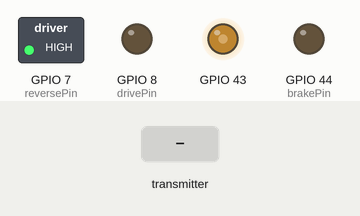
Bench run of a sketch on a simulated ESP32. On the bench: switched loads named in the sketch (green lamp = pin HIGH), output pins drawn as LEDs (lit = HIGH). Inputs (shaded band) come from the test bench.

Above: at 1.2 s.
1.3 s: the transmitter starts sending forwardSpeed = 1024
At 2.36 s:
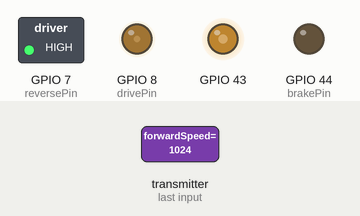
At 3.56 s:
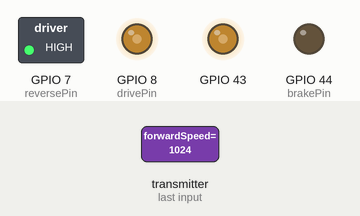
4.3 s: the transmitter starts sending forwardSpeed = 0
Timing chart, 0 to 7.3 s (numbered marks = the images above; inputs shaded):
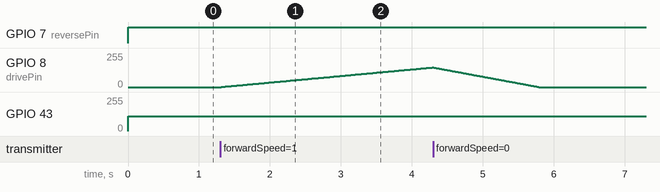

The sketch:

receiver_v3.1.ino
```cpp
#include <esp_now.h>
#include <esp_wifi.h>
#include <WiFi.h>

// #define brakePin 10
// #define reversePin 11
// #define drivePin 12
// #define steerServoPin 6
// #define speedPin 9
#define brakePin D7
#define reversePin D8
#define drivePin D9
#define steerServoPin D6
#define speedPin D10

typedef struct incoming_message {
  int16_t forwardSpeed;
  int8_t turn;
  int16_t remoteBatteryVoltage;
  bool set_zero_steer;
} incoming_message;

incoming_message incomingMessage;

int remoteLastRecvTime;

uint8_t espNowBroadcastAddress[] = { 0x84, 0xfc, 0xe6, 0x6b, 0x87, 0x08 };
esp_now_peer_info_t peerInfo;

// callback when data is sent from Master to Slave
void OnDataSent(const uint8_t *mac_addr, esp_now_send_status_t status) {
}


void espNowSetup() {
  WiFi.mode(WIFI_STA);
  esp_wifi_set_protocol(WIFI_IF_STA, WIFI_PROTOCOL_LR);

  //Init ESP-NOW
  if (esp_now_init() != ESP_OK) {
    Serial.println("Error initializing ESP-NOW");
    ESP.restart();
    return;
  }

  // Register peer
  memcpy(peerInfo.peer_addr, espNowBroadcastAddress, 6);
  peerInfo.channel = 0;
  peerInfo.encrypt = false;

  // Add peer
  if (esp_now_add_peer(&peerInfo) != ESP_OK) {
    Serial.println("Failed to add peer");
    ESP.restart();
    return;
  }

  esp_now_register_recv_cb(esp_now_recv_cb_t(OnDataRecv));
  esp_now_register_send_cb(esp_now_send_cb_t(OnDataSent));
}


void setup() {
  espNowSetup();
  remoteLastRecvTime = millis();
  Serial.begin(9600);

  pinMode(drivePin, OUTPUT);
  pinMode(reversePin, OUTPUT);
  pinMode(brakePin, OUTPUT);

  incomingMessage.forwardSpeed = 0;
  incomingMessage.turn = 0;

  if (!ledcAttachChannel(drivePin, 4000, 10, 1)) {
    ESP.restart();
  }
  if (!ledcAttachChannel(steerServoPin, 344, 10, 2)) {
    ESP.restart();
  }
}


float smallSteerSpeedLimit = 20;  //when steering less than 15 degrees, you don't need to slow down. if you do, however,
                                  //slow down to 20 (whatever units this is lol) before making any further turns

float appliedSpeed = 0;
float speedIncrement = 0.25;
float steerIncrementPerSpeedUnit = 0.005;  //--> at 20 speed, I want 0.2 turn increment so 0.01 * 20 --> 0.2
int steerRange = 45;                       //+- this amount is the range
float steerAngle = 0;
float steerOffset = 91;  //degrees
void loop() {
  int requestedSpeed = incomingMessage.forwardSpeed * 7;
  int turn = incomingMessage.turn;

  if (millis() - remoteLastRecvTime > 2000) {
    requestedSpeed = 0;
  }

  if (requestedSpeed > appliedSpeed)
    appliedSpeed = min(float(requestedSpeed), appliedSpeed + speedIncrement);
  else if (requestedSpeed < appliedSpeed)
    appliedSpeed = max(double(requestedSpeed), appliedSpeed - 2.0 * speedIncrement);

  //max is 255 but i'm limiting it to 150 to be safe.
  if (abs(appliedSpeed) > 150)  //CAP SPEED
    appliedSpeed = sgn(appliedSpeed) * 150;

  //max turn speed should be 0.25
  float steerIncrement = max(0.25 - steerIncrementPerSpeedUnit * fabs(appliedSpeed), 0.07);  //steer speed varies linearly with speed with min steer speed = 0.1 when max speed
  if (fabs(steerAngle) > 30) steerIncrement *= (1.5 - fabs(steerAngle) / steerRange);        //find a smoother turning profile that varies as a function of current speed and current angle
  if (turn == -1) {
    steerAngle -= steerIncrement;
    if (steerAngle + steerOffset < 90 - steerRange) {  //steerAngle + steerOffset is [0, 180], so [steerRange, 180 - steerRange]
      steerAngle = 90 - steerRange - steerOffset;
    }
    if (fabs(appliedSpeed) > 30 && steerAngle + steerOffset < 90 - steerRange / 2.0) {
      int angleTarget = 90 - (steerRange / 2) - steerOffset;
      if (steerAngle < angleTarget) steerAngle = incrementToAngle(steerAngle, angleTarget, 2 * steerIncrement);
      else steerAngle = angleTarget;
    }
  } else if (turn == 1) {
    steerAngle += steerIncrement;
    if (steerAngle + steerOffset > 90 + steerRange) {
      steerAngle = 90 + steerRange - steerOffset;
    }
    if (fabs(appliedSpeed) > 30 && steerAngle + steerOffset > 90 + steerRange / 2.0) {
      float angleTarget = (90 + steerRange / 2) - steerOffset;
      if (steerAngle > angleTarget)
        steerAngle = incrementToAngle(steerAngle, angleTarget, 2 * steerIncrement);
      else steerAngle = angleTarget;
      // if(steerAngle < )
      // steerAngle =  //bug where if angle is already past this, it'll jerk to this angle.
    }
  } else {
    steerAngle = sgn(steerAngle) * max((fabs(steerAngle) - 1.5 * steerIncrement), 0.0);
  }
  //FIX THIS --> MAKE IT SO THAT WHEN THIS MODE IS ENABLED, THE REMOTE WILL STEER THE WHEEL VERY SLOWLY AND U CAN LOCK IT IN WITH THE SAME COMBINATION OF BUTTONS AGAIN
  if (incomingMessage.set_zero_steer) steerOffset = steerOffset + steerAngle;  //this is the new "zero point"

  //steer angle is -steerrange to +steerrange

  // if(abs(-incomingMessage.steeringAngle + zeroSteerOffset) < 15){
  // if(requestedServoAngle > servoAngle)
  //   servoAngle = min(requestedServoAngle, servoAngle + steerIncrement);
  // else if(requestedServoAngle < servoAngle)
  //   servoAngle = max(requestedServoAngle, servoAngle - steerIncrement);
  // }

  // if(appliedSpeed > smallSteerSpeedLimit)
  //   servoAngle = sgn(servoAngle) * max(fabs(servoAngle), float(15.0));

  //CHECK IF HEART BEAT CHECK AUTO SHUTOFF WORKS BY CUTTING POWER TO REMOTE WITH MOTOR SPINNING
  //TO DO: CHECK IF STEER ACCELERATION WORKS PROPERLY (KEEP ANGLE AT 135 AND THEN CUT POWER TO REMOTE, THEN RECONNECT SO IT JUMPS TO 0)
  //CHECK IF SLOWED DOWN TURN WORKS --> IT SHOULD TURN TO MAX OF 15 DEGS AND IT WILL ONLY PROCEED MAKING A BIGGER TURN IF SPEED IS BELOW 20 (WILL START SLOWING DOWN HOPEFULLY)
  //CHECK STEER DEADZONE FUNCTIONALITY

  //do a PID on the speed output of the motor for holding purposes (maybe not with the brake gimmick)
  digitalWrite(reversePin, !isReverse(appliedSpeed));
  //don't reverse it if speed is still high...
  ledcWrite(drivePin, abs(appliedSpeed) * 1023 / 255);

  float appliedSteer = (steerOffset + steerAngle) * 135 / 90;
  ledcWrite(steerServoPin, (270 - appliedSteer) * 900 / 270);

  // Serial.print("Applied speed: ");
  // Serial.print(appliedSpeed);
  // Serial.print(" Turn: ");
  // Serial.print(incomingMessage.turn);
  // Serial.print(" Set zero: " + String(incomingMessage.set_zero_steer));
  // Serial.print(" Applied Steering Angle: ");
  // Serial.println(appliedSteer);
  delay(5);
}

bool isReverse(int vel) {
  if (vel < 0) return true;
  return false;
}

void OnDataRecv(const uint8_t *mac_addr, const uint8_t *data) {
  remoteLastRecvTime = millis();
  memcpy(&incomingMessage, data, sizeof(incomingMessage));
  digitalWrite(LED_BUILTIN, LOW);
  sendAck();
}

void sendAck() {
  const uint8_t *peer_addr = peerInfo.peer_addr;
  esp_err_t result = esp_now_send(peer_addr, (uint8_t *)&incomingMessage, sizeof(incomingMessage));

  digitalWrite(LED_BUILTIN, LOW);
  // Serial.print(millis());
  // Serial.print(" turn: "); Serial.println(incomingMessage.turn);
  // Serial.print("forward speed: "); Serial.println(incomingMessage.forwardSpeed);
  // Serial.println("_______________________");
}

float incrementToAngle(float steerAngle, float angleTarget, float increment) {
  if (steerAngle < angleTarget) {
    steerAngle = min(steerAngle + increment, angleTarget);
  } else {
    steerAngle = max(steerAngle - increment, angleTarget);
  }
  return steerAngle;
}

int sgn(int velocity) {
  if (velocity > 0) return 1;
  else if (velocity < 0) return -1;
  return 0;
}
```

Measured:
- after the input at 1.3 s, GPIO 8 (drivePin): moves from 0/255 to 147/255 over 3.0 s, starting at once
